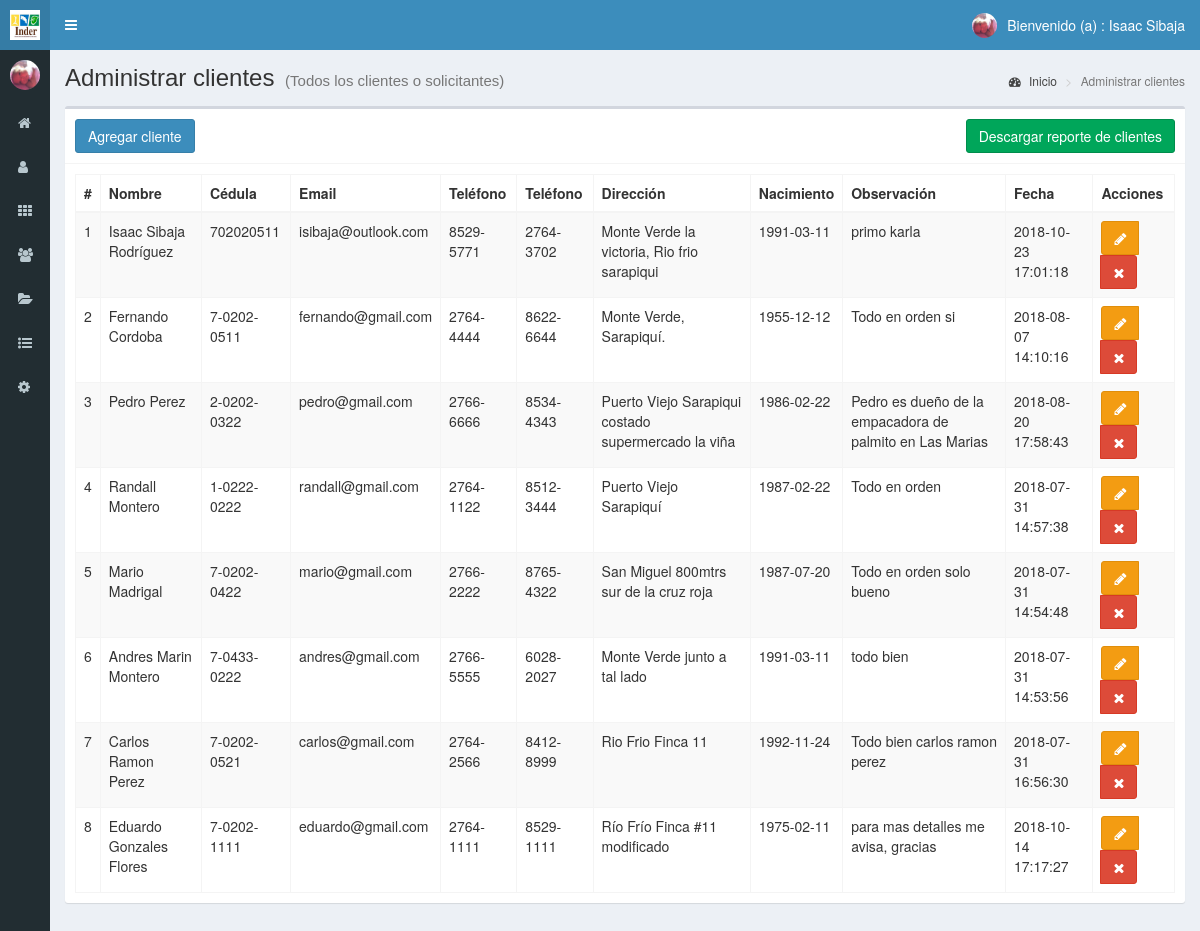
Screenshot of /clientes (signed in) with the database file from the repository.
### tables this page shows
CREATE TABLE `clientes` (
  `id` int(11) NOT NULL,
  `nombre` text NOT NULL,
  `documento` text NOT NULL,
  `email` text NOT NULL,
  `telefono` text NOT NULL,
  `telefono2` text NOT NULL,
  `direccion` text NOT NULL,
  `fecha_nacimiento` date NOT NULL,
  `observacion` text NOT NULL,
  `fecha` timestamp NOT NULL DEFAULT CURRENT_TIMESTAMP ON UPDATE CURRENT_TIMESTAMP
);

### controladores/plantilla.controlador.php (called while the page is built)
<?php
class ControladorPlantilla
{
	static public function ctrPlantilla(){
		include "vistas/plantilla.php";
	}
}
?>

### index.php (called while the page is built, shortened)
<?php
require_once "controladores/plantilla.controlador.php";
require_once "controladores/clientes.controlador.php";
require_once "controladores/labores.controlador.php";
require_once "modelos/clientes.modelo.php";
$plantilla = new ControladorPlantilla();
$plantilla->ctrPlantilla();

### controladores/clientes.controlador.php (called while the page is built, shortened)
<?php
class ControladorClientes
{
    public static function ctrMostrarClientes($item, $valor)
    {
        $tabla = "clientes";
        $respuesta = ModeloClientes::mdlMostrarClientes($tabla, $item, $valor);
        return $respuesta;
    }
}

### modelos/conexion.php (called while the page is built)
<?php
class Conexion
{
    public static function conectar()
    {
        $link = new PDO("mysql:host=localhost;dbname=inder", "root", "");
        $link->exec("set names utf8");
        return $link;
    }
}

### modelos/clientes.modelo.php (called while the page is built, shortened)
<?php
require_once "conexion.php";
class ModeloClientes
{
    public static function mdlMostrarClientes($tabla, $item, $valor)
    {
        if ($item != null) {
            $stmt = Conexion::conectar()->prepare("SELECT * FROM $tabla WHERE $item = :$item");
            $stmt->bindParam(":" . $item, $valor, PDO::PARAM_STR);
            $stmt->execute();
            return $stmt->fetch();
        } else {
            $stmt = Conexion::conectar()->prepare("SELECT * FROM $tabla ORDER BY id DESC");
            $stmt->execute();
            return $stmt->fetchAll();
        }
    }
}

### vistas/modulos/clientes.php (the view, shortened to what this page needs)
<div class="content-wrapper">
  <section class="content-header">
    <h1>
      Administrar clientes
      <small>(Todos los clientes o solicitantes)</small>
    </h1>
    <ol class="breadcrumb">
      <li><a href="inicio"><i class="fa fa-dashboard"></i> Inicio</a></li>
      <li class="active">Administrar clientes</li>
    </ol>
  </section>
  <section class="content">
    <div class="box">
      <div class="box-header with-border">
        <button class="btn btn-primary" data-toggle="modal" data-target="#modalAgregarCliente">
          Agregar cliente
        </button>
        <div class="box-tool pull-right">
          <?php
echo '<a href="vistas/modulos/descargar-reporte-clientes.php?Reporte=Reporte">
            <button class="btn btn-success">Descargar reporte de clientes</button>
          </a>';
?>
        </div>
      </div>
      <div class="box-body">
       <table class="table table-bordered table-striped dt-responsive tablas" width="100%">
        <thead>
         <tr>
           <th style="width:10px">#</th>
           <th>Nombre</th>
           <th>Cédula</th>
           <th>Email</th>
           <th>Teléfono</th>
           <th>Teléfono</th>
           <th>Dirección</th>
           <th>Nacimiento</th>
           <th>Observación</th>
           <th>Fecha</th>
           <th>Acciones</th>
         </tr>
        </thead>
        <tbody>
        <?php
$item  = null;
$valor = null;
$clientes = ControladorClientes::ctrMostrarClientes($item, $valor);
foreach ($clientes as $key => $value) {
    echo '<tr>
                    <td>' . ($key + 1) . '</td>
                    <td>' . $value["nombre"] . '</td>
                    <td>' . $value["documento"] . '</td>
                    <td>' . $value["email"] . '</td>
                    <td>' . $value["telefono"] . '</td>
                    <td>' . $value["telefono2"] . '</td>
                    <td>' . $value["direccion"] . '</td>
                    <td>' . $value["fecha_nacimiento"] . '</td>
                    <td>' . $value["observacion"] . '</td>
                    <td>' . $value["fecha"] . '</td>
                    <td>
                      <div class="btn-group">
                        <button class="btn btn-warning btnEditarCliente" data-toggle="modal" data-target="#modalEditarCliente" idCliente="' . $value["id"] . '"><i class="fa fa-pencil"></i></button>';
    if ($_SESSION["perfil"] == "Administrador") {
        echo '<button class="btn btn-danger btnEliminarCliente" idCliente="' . $value["id"] . '"><i class="fa fa-times"></i></button>';
    }
    echo '</div>
                    </td>
                  </tr>';
}
?>
        </tbody>
       </table>
      </div>
    </div>
  </section>
</div>

### rows the page displays
clientes: nombre "Isaac Sibaja Rodríguez", documento "702020511", email "isibaja@outlook.com", telefono "8529-5771", telefono2 "2764-3702", direccion "Monte Verde la victoria, Rio frio sarapiqui", fecha_nacimiento "1991-03-11", observacion "primo karla", fecha "2018-10-23 17:01:18"
clientes: nombre "Fernando Cordoba", documento "7-0202-0511", email "fernando@gmail.com", telefono "2764-4444", telefono2 "8622-6644", direccion "Monte Verde, Sarapiquí.", fecha_nacimiento "1955-12-12", observacion "Todo en orden si", fecha "2018-08-07 14:10:16"
clientes: nombre "Pedro Perez", documento "2-0202-0322", email "pedro@gmail.com", telefono "2766-6666", telefono2 "8534-4343", direccion "Puerto Viejo Sarapiqui costado supermercado la viña", fecha_nacimiento "1986-02-22", observacion "Pedro es dueño de la empacadora de palmito en Las Marias", fecha "2018-08-20 17:58:43"
clientes: nombre "Randall Montero", documento "1-0222-0222", email "randall@gmail.com", telefono "2764-1122", telefono2 "8512-3444", direccion "Puerto Viejo Sarapiquí", fecha_nacimiento "1987-02-22", observacion "Todo en orden", fecha "2018-07-31 14:57:38"
clientes: nombre "Mario Madrigal", documento "7-0202-0422", email "mario@gmail.com", telefono "2766-2222", telefono2 "8765-4322", direccion "San Miguel 800mtrs sur de la cruz roja", fecha_nacimiento "1987-07-20", observacion "Todo en orden solo bueno", fecha "2018-07-31 14:54:48"
clientes: nombre "Andres Marin Montero", documento "7-0433-0222", email "andres@gmail.com", telefono "2766-5555", telefono2 "6028-2027", direccion "Monte Verde junto a tal lado", fecha_nacimiento "1991-03-11", observacion "todo bien", fecha "2018-07-31 14:53:56"
clientes: nombre "Carlos Ramon Perez", documento "7-0202-0521", email "carlos@gmail.com", telefono "2764-2566", telefono2 "8412-8999", direccion "Rio Frio Finca 11", fecha_nacimiento "1992-11-24", observacion "Todo bien carlos ramon perez", fecha "2018-07-31 16:56:30"
clientes: nombre "Eduardo Gonzales Flores", documento "7-0202-1111", email "eduardo@gmail.com", telefono "2764-1111", telefono2 "8529-1111", direccion "Río Frío Finca #11 modificado", fecha_nacimiento "1975-02-11", observacion "para mas detalles me avisa, gracias", fecha "2018-10-14 17:17:27"

### other values shown
$_SESSION["nombre"] "Isaac Sibaja"
